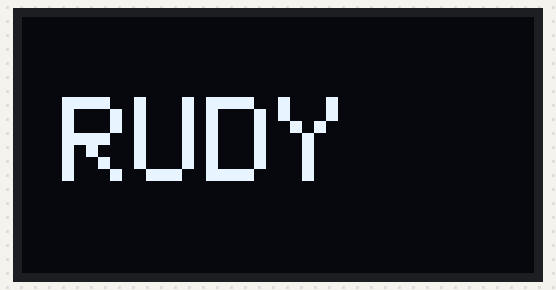
Bench run of a sketch on a simulated ESP32. Parts: 128×64 one-colour display.

Above: at 0.1 s.

The sketch:

Screen_test_ver3.ino
```cpp
#include <Wire.h>
#include <Adafruit_GFX.h>
#include <Adafruit_SSD1306.h>

#define SCREEN_WIDTH 128
#define SCREEN_HEIGHT 64

Adafruit_SSD1306 display(SCREEN_WIDTH, SCREEN_HEIGHT, &Wire, -1);

void setup() {

  Wire.begin(26, 25); // SDA, SCK

  if(!display.begin(SSD1306_SWITCHCAPVCC, 0x3C)) {
    while(true);
  }

  display.clearDisplay();

  display.setTextSize(3);
  display.setTextColor(SSD1306_WHITE);

  display.setCursor(10, 20);
  display.print("RUDY");

  display.display();
}

void loop() {
}
```
